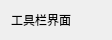
<?xml version="1.0" encoding="UTF-8"?>
<ui version="4.0">
 <class>ToolBarWidgetClass</class>
 <widget class="QWidget" name="ToolBarWidgetClass">
  <property name="geometry">
   <rect>
    <x>0</x>
    <y>0</y>
    <width>112</width>
    <height>33</height>
   </rect>
  </property>
  <property name="windowTitle">
   <string>ToolBarWidget</string>
  </property>
  <layout class="QGridLayout" name="gridLayout">
   <item row="0" column="0">
    <widget class="QLabel" name="label">
     <property name="text">
      <string>工具栏界面</string>
     </property>
    </widget>
   </item>
  </layout>
 </widget>
 <layoutdefault spacing="6" margin="11"/>
 <resources/>
 <connections/>
</ui>
